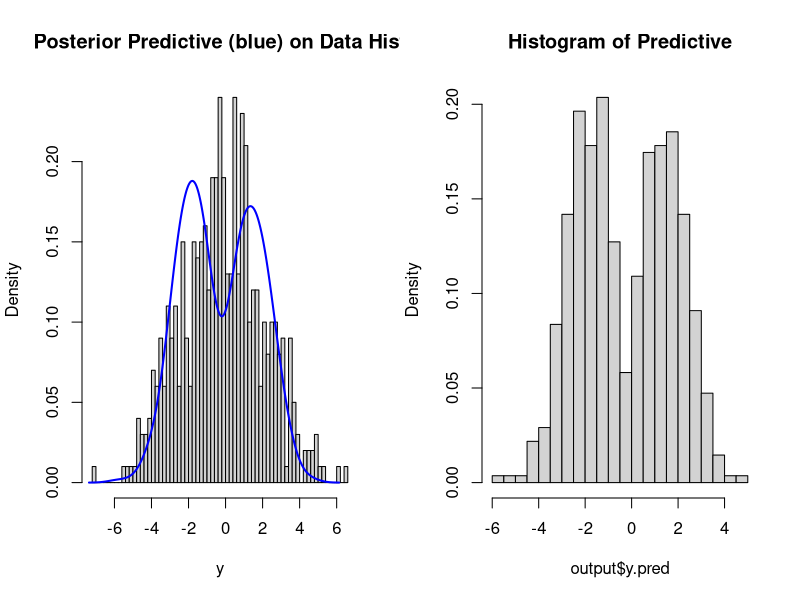

R code for this plot: (Note: this script raises an error after producing the figure.)
#MCMC Exercise 11 - Problem 1 & 2
#Mixture Model with Two Gaussian Components

rm(list=ls())

#================================================================
# Model: ========================================================
#================================================================
#	Model:  
#	g(x|theta) = w N(x|mu1,sig.sq) + (1-w) N(x|mu2,sig.sq)

#	Priors:
#	lambda = 1/sig.sq ~ Ga(1,1)
#	mu1 ~ N(0,100)
# 	mu2 ~ N(0,100)
#	w ~ Beta(1,1)	

#================================================================
# Gibbs Sampler =================================================
#================================================================

gibbs = function(y,iter=11000,burn=1000,thin=2){
	#-------------------------------------------------------------
	#FUNCTION: 	Gibbs Sampler for two-component gaussian mixture model.
	#-------------------------------------------------------------
	#MODEL:		g(x|theta) = w N(x|mu1,sig.sq) + (1-w) N(x|mu2,sig.sq)
	#				lambda = 1/sig.sq ~ Ga(a,b) = Ga(1,1)
	#				mu1 ~ N(m1,v1) = N(0,100)
	# 				mu2 ~ N(m2,v2) = N(0,100)
	#				w ~ Beta(c,d) = Beta(1,1)
	#-------------------------------------------------------------
	#INPUTS: 	y = vector of observed data.
	#			hyperparams = vector (m1,m2,v1,v2,a,b,c,d)
	#-------------------------------------------------------------
	#OUTPUTS:	mu1 = vector of posterior mu1 samples.
	#			mu2 = vector of posterior mu2 samples.
	#			lambda = vector of posterior lambda samples.
	#			w = vector of posterior w samples.
	#			d = matrix of d assignments.  
	#				d[i,k] = d value for obs i, gibbs sample k.
	#			y.pred = vector of draws from predictive distribution.
	#-------------------------------------------------------------
	### Data setup.
	
	#Hyperparameters: Prior means and variances for mu1 and mu2.
	mu0 = c(0,0)
	v0 = c(100,100)
	
	#Hyperparameters for lambda = 1/sig.sq ~ Ga(a,b).
	a=1
	b=1
	
	#Hyperparameters for w ~ Beta(c,d).
	c=1
	d=1
	
	n = length(y)	#Total observations.
	M = 2			#Number of components.
	
	#Set up structures to hold parameters.
	mu.j 	= array(NA, dim=c(M,iter))	#Each col is a mu.j.
	lambda 	= array(NA,dim=c(iter))		#Holds precisions.
	w.j 	= array(NA,dim=c(iter))		#Holds weights.  
	d.i 	= array(NA,dim=c(n,iter))	#Holds component memberships.
	y.pred	= array(NA,dim=c(iter))		#For posterior predictive draws.

	#-------------------------------------------------------------
	### Initialize first iteration values.
	mu.j[,1] = 0
	lambda[1] = .1
	w.j[1] = .5

	#Generating random 1's and 2's for d1...dn.
	d.i[,1] = ifelse(rbinom(n,1,w.j[1])==1,1,2) 	

	#Initialize first y value from predictive distribution.
	component = sample(1:M,1,prob=c(w.j[1],1-w.j[1]))
	y.pred[1] = rnorm(1,mu.j[component,1], 1 / sqrt(lambda[1]))
	
	#-------------------------------------------------------------
	#Gibbs sampler.
	for (k in 2:iter){ 
		
		### Progress report.
		if(k %% 100 == 0) {
			print(sprintf('Iteration %i out of %i...',k,iter))
		}
		
		#---------------------------------------------------------
		### Update lambda (1/sig.sq).
		
		#\sum_{i=1}^{n}(y.i - mu_{d.i})^2
		mu.di = mu.j[,k-1][d.i[,k-1]]
		SS = sum((y - mu.di)^2)
		
		lambda[[k]] = rgamma(1, n + a, b + SS/2)
		
		#---------------------------------------------------------
		### Update mu.j (normal-normal).
		nj = as.numeric(table(factor(d.i[,k-1],levels=1:M)))
		
		ybar = aggregate(y,list(d.i[,k-1]),mean,drop=F)$x

		#Fill in empty ybars with draws from prior.
		if(nj[1]==0){ 
			new.mu = rnorm(1,mu0[1],var[1])
			ybar = c(new.mu, ybar) 
		}
		if(nj[2]==0){ 
			new.mu = rnorm(1,mu0[2],var[2])
			ybar = c(ybar, new.mu) 
		}
		
		var = 1 / (1/v0 + nj * lambda[k])
		mean = var * ((1/v0)*mu0 + nj * lambda[k] * ybar)
		
		mu.j[,k] = rnorm(M,mean,sqrt(var))
		
		#---------------------------------------------------------
		### Update w.
		w.j[k] = rbeta(1,nj[1]+1,nj[2]+1)
		
		#---------------------------------------------------------
		### Update d.i and P(d.i=j).
		probs.d = w.j[k] * dnorm(y,mu.j[1,k], 1/sqrt(lambda[k])) / 
			(w.j[k] * dnorm(y,mu.j[1,k], 1/sqrt(lambda[k])) +
			(1-w.j[k]) * dnorm(y,mu.j[2,k], 1/sqrt(lambda[k])))
		
		
		#num = w.j[k] * dnorm(y,mu.j[1,k],1/sqrt(lambda[k]))
		#denom = w.j[k] * dnorm(y,mu.j[1,k],1/sqrt(lambda[k])) + (1-w.j[k]) * dnorm(y,mu.j[2,k],1/sqrt(lambda[k]))
		#probs.d = num / denom
		d.i[,k] = ifelse(rbinom(n,1,probs.d)==1,1,2) 	
		
		#Generate a y value from posterior predictive, using currently updated weight.
		component = sample(1:M,1,prob=c(w.j[k],1-w.j[k]))
		y.pred[k] = rnorm(1,mu.j[component,k], 1 / sqrt(lambda[k]))
	}
	
	#Burn beginning observations.
	if (burn > 0){
		mu.j = mu.j[,-burn]
		w.j = w.j[-burn]
		lambda = lambda[-burn]
		d.i = d.i[,-burn]
		y.pred = y.pred[-burn]
	}
	
	#Thin observations.
	if (thin > 0){
		keep.idx = seq(1,length(lambda),by=thin)
		mu.j = mu.j[,keep.idx]
		w.j = w.j[keep.idx]
		lambda = lambda[keep.idx]
		d.i = d.i[,keep.idx]
		y.pred = y.pred[keep.idx]
	}
	
	#Return results.
	return(list(mu.j = mu.j, w.j = w.j, lambda = lambda, d.i = d.i, y.pred = y.pred))
}

#================================================================
# Generate Data & Run Sampler ===================================
#================================================================

#Generate data of size n=50, with 30 obs from N(-1,4) and 
#remaining 20 with mean (1,4).
y = c(rnorm(300,-1,2),rnorm(200,1,2))

output = gibbs(y,iter=1100,burn=100,thin=2)

#================================================================
# Investigate Results ===========================================
#================================================================

### Plot predictive.
par(mfrow=c(1,2))
hist(y,main='Posterior Predictive (blue) on Data Hist',breaks=50,freq=F)
lines(density(output$y.pred),lwd=2,col='blue')
hist(output$y.pred,breaks=20,freq=F,main='Histogram of Predictive')

### Check and see if the d values can be used to tell which obs came from each component.
true.d = c(rep(1,30),rep(2,20))
est.d = round(rowMeans(output$d.i),2)
cbind(true.d,est.d)

#Plot d values versus true d values.
pdf('/Users/jennstarling/UTAustin/2017S_MCMC/Exercises/Exercise-11/Figures/MCMC_Ex11_Prob1_d.pdf')
plot(true.d,col='blue',pch=19,main='True d1...dn (blue) vs Estimated')
points(est.d,col='red',pch=19)
dev.off()

#There are a few ds where we are really in the middle and don't know.
#Also, the ds with decisive 1 or 0 were flipped from the true.
#Components got switched.

#Histograms of posterior parameters (reasonableness checking).
pdf('/Users/jennstarling/UTAustin/2017S_MCMC/Exercises/Exercise-11/Figures/MCMC_Ex11_Prob1_hist.pdf')
par(mfrow=c(2,2))
hist(output$mu.j[1,],xlab='True mu1: -1')				
hist(output$mu.j[2,],xlab='True mu2: 1')
hist(output$w,xlab='True w: .6')
hist(output$lambda,xlab='True lambda: .01')
dev.off()



#	Parameter estimates are generally poor. w was not bad.  Others have some issues:
#	1. mu1 and mu2 components have switched.  Like in lecture; cannot say which component is really which.
#	2. mu1 and mu2 estimates are poor, aside from flipping.  
#	3. lambda estimate is also poor.  
#			*More likely an issue due to Gamma prior, which weights away from zero values.
#			Choosing a Jeffreys Prior for sig.sq instead of IG may resolve this.

#================================================================
# What happens when change mu1 to -3, and mu2 to 3? =============
#================================================================

#Generate data of size n=50, with 30 obs from N(-3,4) and 
#remaining 20 with mean (3,4).
y2 = c(rnorm(30,-3,2),rnorm(20,3,2))
true.w = 30/50

output = gibbs(y,hyperparams=c(0,0,100,100,1,1,1,1),iter=11000,burn=1000,thin=2)


### Plot predictive.
hist(y,main='Posterior Predictive',breaks=20,freq=F)
lines(density(output$y.pred),lwd=2,col='blue')

# Plot parameters.
pdf('/Users/jennstarling/UTAustin/2017S_MCMC/Exercises/Exercise-11/Figures/MCMC_Ex11_Prob1_hist2.pdf')
par(mfrow=c(2,2))
hist(output2$mu1,xlab='True mu1: -3')				
hist(output2$mu2,xlab='True mu2: 3')
hist(output2$w,xlab='True w: .6')
hist(output2$lambda,xlab='True lambda: .01')
dev.off()

#Estimates of the mu1 and mu2 parameters improved.

#================================================================
# Problem 2:  ===================================================
#================================================================

#One way to do this has been added into the Gibbs Sampler.  Estimate using Gibbs output.
ghat.p.gibbs = mean(output$y.pred)	#Mean of predicted y values.
ghat.p.gibbs

#----------------------------------------------------------------
#Other way is as follows; ghat_p = 1/K * sum_{k=1}^{K} g(x | theta^{K}), 
#where theta^{K} are params at each Gibbs iteration.
ghat.p = 0
K = length(output$mu1)

for (k in 1:K){
	mu = c(output$mu1[k],output$mu2[k])
	sig.sq = sig.sq=c(1/output$lambda[k],1/output$lambda[k])
	w = output$w[k]
	d = output$d[,k]
	ghat.p = ghat.p + full.lhood(d,w,mu,sig.sq)
} 

ghat.p = ghat.p/K
ghat.p

